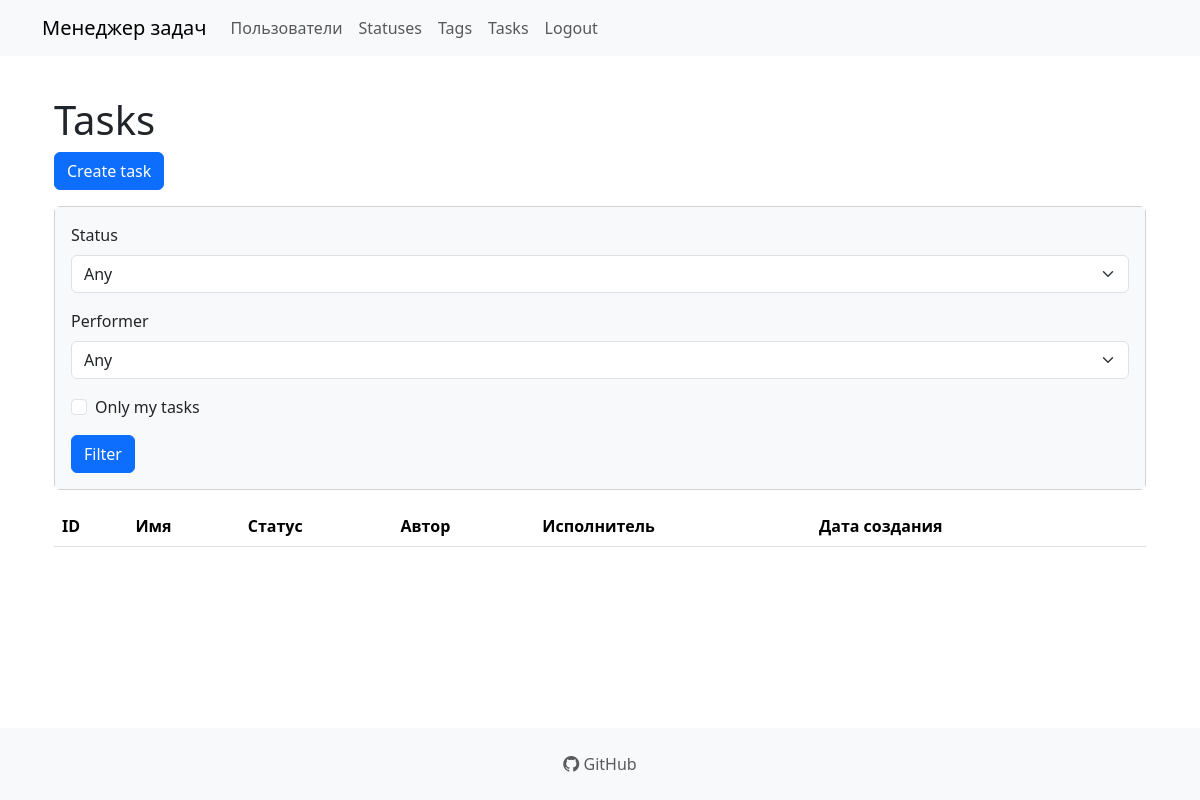
The app's page /tasks/ (signed in), older data.
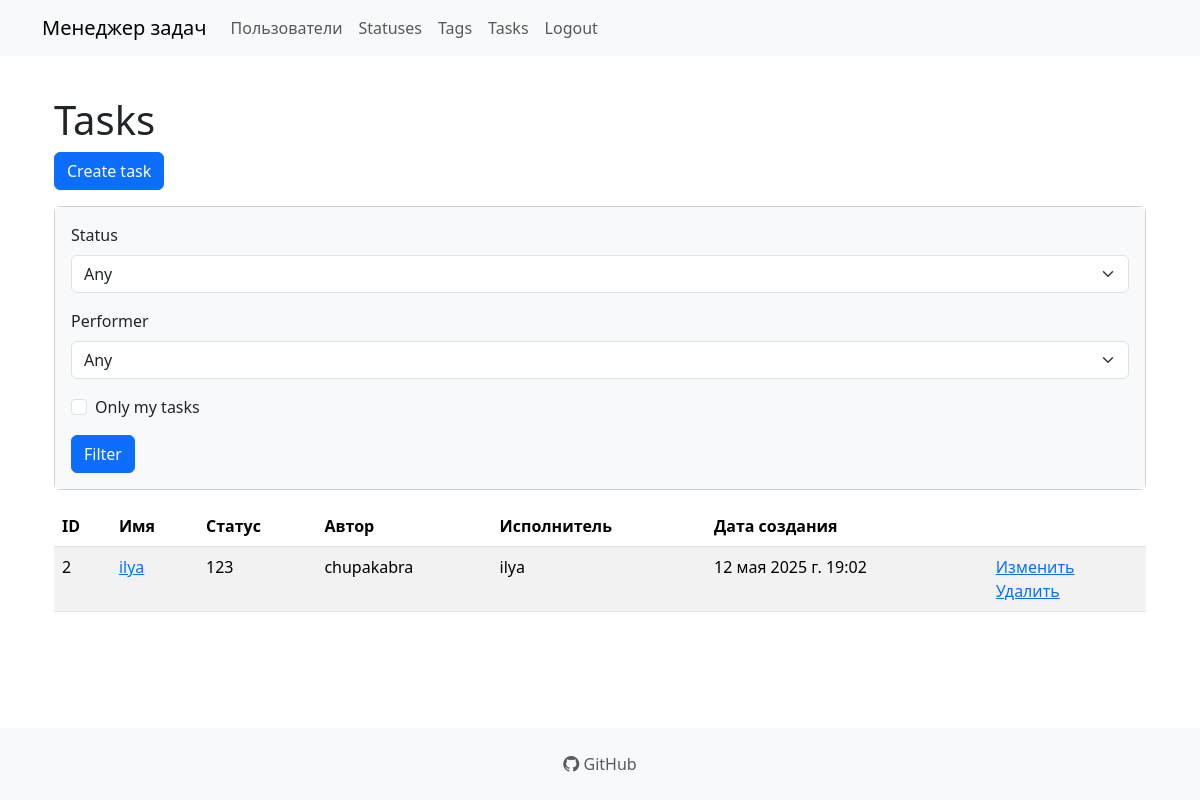
The same page, newer data.
### task_manager/task/models.py (models this page shows)
class Task(models.Model):
    name = models.CharField(max_length=255)
    description = models.TextField()
    status = models.ForeignKey(Status, on_delete=models.PROTECT)
    performer = models.ForeignKey(User, on_delete=models.PROTECT, related_name='tasks_assigned')
    creator = models.ForeignKey(User, on_delete=models.PROTECT, related_name='tasks_created')
    created_at = models.DateTimeField(auto_now_add=True)

### task_manager/status/models.py (models this page shows)
class Status(models.Model):
    name = models.CharField(max_length=255)
    created_at = models.DateTimeField(auto_now_add=True)
    def __str__(self):
        return self.name

### task_manager/task/views.py (the view)
# urls.py: path("", TaskIndexView.as_view(), name='tasks_list'),
class TaskIndexView(LoginRequiredMessageMixin, ListView):
    model = Task
    template_name = 'tasks/index.html' # путь к шаблону
    context_object_name = 'tasks' # переменная в шаблоне
    def get_queryset(self):
        queryset = Task.objects.select_related('status', 'performer', 'creator')
        status_id = self.request.GET.get('status')
        performer_id = self.request.GET.get('performer')
        only_my = self.request.GET.get('only_my')
        if status_id:
            queryset = queryset.filter(status_id=status_id)
        if performer_id:
            queryset = queryset.filter(performer_id=performer_id)
        if only_my:
            queryset = queryset.filter(creator=self.request.user)
        return queryset
    def get_context_data(self, **kwargs):
        context = super().get_context_data(**kwargs)
        context['status_list'] = Status.objects.all()
        context['user_list'] = User.objects.all()
        context['request'] = self.request  # чтобы шаблон мог читать GET-параметры
        return context

### task_manager/templates/tasks/index.html (shortened to what this page needs)
{% extends "base.html" %}
{% load i18n %}
{% block content %}
    <main class="flex-grow-1">
        <div class="container-lg mt-3">
            <h1>Tasks</h1>
            <a class="btn btn-primary mb-3" href="{% url 'tasks_create' %}">{% trans "Create task" %}</a>
            <div class="card mb-3">
                <div class="card-body bg-light">
                    <form class="form-inline center" method="get">
                            <div class="mb-3">
                                <label for="status" class="form-label">{% trans "Status" %}</label>
                                <select name="status" id="status" class="form-select">
                                    <option value="">{% trans "Any" %}</option>
                                </select>
                            </div>
                            <div class="mb-3">
                                <label for="performer" class="form-label">{% trans "Performer" %}</label>
                                <select name="performer" id="performer" class="form-select">
                                    <option value="">{% trans "Any" %}</option>
                                </select>
                            </div>
                            <div class="mb-3">
                                <div class="form-check">
                                    <input type="checkbox" class="form-check-input" id="only_my" name="only_my" {% if request.GET.own %}checked{% endif %}>
                                    <label class="form-check-label" for="only_my">{% trans "Only my tasks" %}</label>
                                </div>
                            </div>
                            <div class="col-md-3 d-flex align-items-end">
                                <button type="submit" class="btn btn-primary">{% trans "Filter" %}</button>
                            </div>
                    </form>
                </div>
            </div>
            <div class="table-responsive">
                <table class="table table-striped">
                    <thead>
                        <tr>
                            <th>ID</th>
                            <th>Имя</th>
                            <th>Статус</th>
                            <th>Автор</th>
                            <th>Исполнитель</th>
                            <th>Дата создания</th>
                            <th></th>
                        </tr>
                    </thead>
                    <tbody>
                        {% for task in tasks %}
                        <tr>
                            <td>{{ task.id }}</td>
                            <td>
                                <a href="{% url 'tasks_detail' pk=task.id %}">{{ task.name }}</a>
                            </td>
                            <td>{{ task.status }}</td>
                            <td>{{ task.creator }}</td>
                            <td>{{ task.performer }}</td>
                            <td>{{ task.created_at }}</td>
                            <td>
                                <a href="{% url 'tasks_update' pk=task.id %}">{% trans "Change" %}</a>
                                <br>
                                <a href="{% url 'tasks_delete' pk=task.id %}">{% trans "Delete" %}</a>
                            </td>
                        </tr>
                        {% endfor %}
                    </tbody>
                </table>
            </div>
        </div>
    </main>
{% endblock %}

Row changes from the older to the newer data that the page shows:
added Task: id "2", name "ilya", status "123", creator "chupakabra", performer "ilya", created_at "12 мая 2025 г. 19:02"
